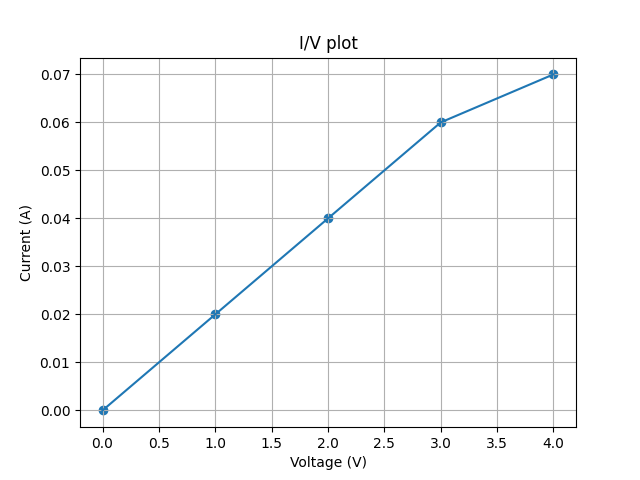

This chart was generated by the following Python code:
from matplotlib import pyplot as plt

U=[0, 1, 2, 3, 4]
I=[0, 0.02, 0.04, 0.06, 0.07]

plt.title("I/V plot")
plt.xlabel("Voltage (V)")
plt.ylabel("Current (A)")
plt.plot(U,I)
plt.scatter(U,I)
plt.grid()
# plt.show()
plt.savefig("IVplot.png")
